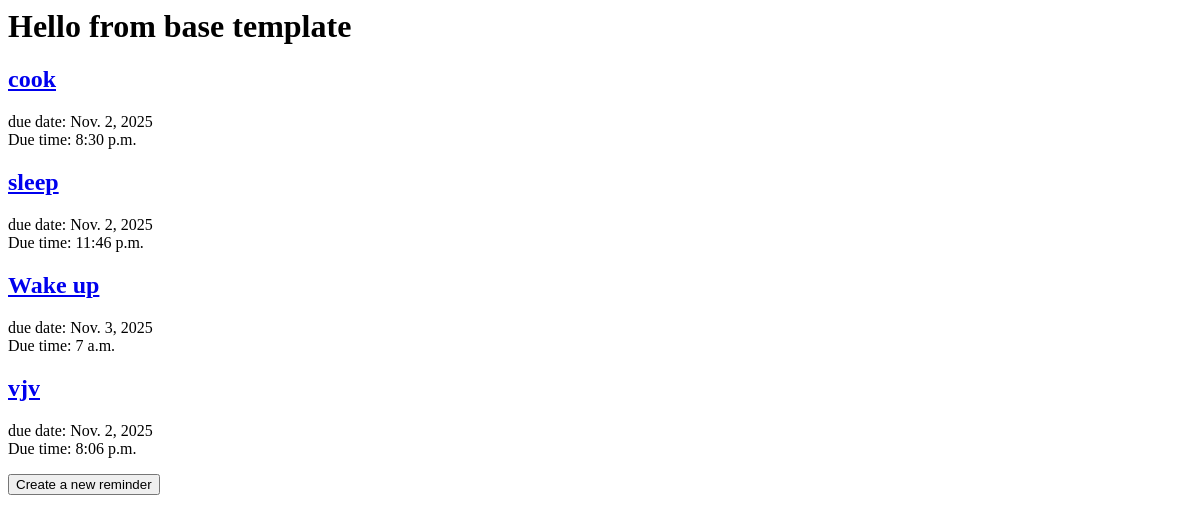
Before: / with the older database file.
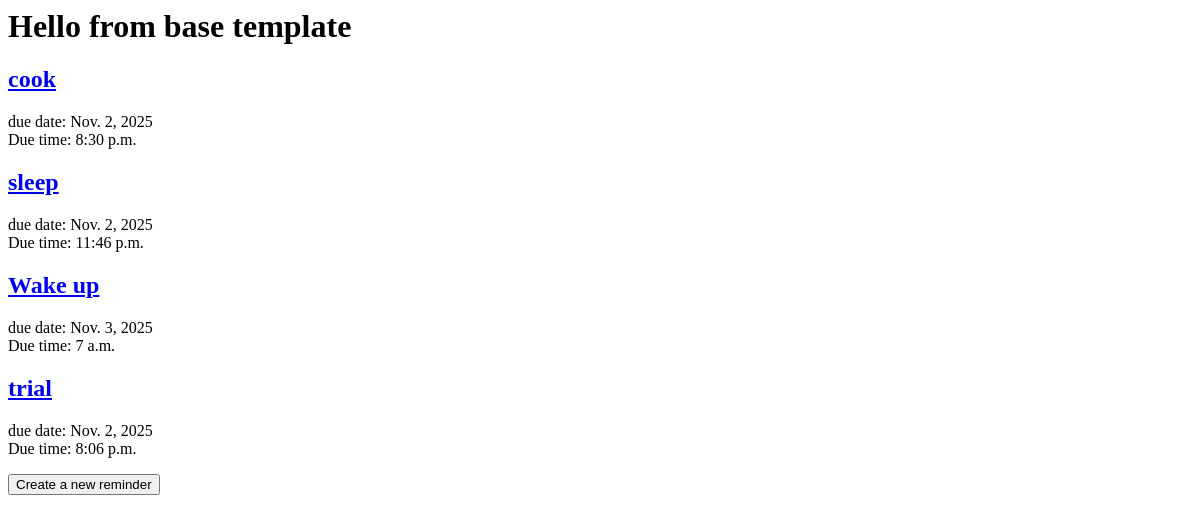
After: the same page with the newer database file.
### app1/models.py (models this page shows, shortened)
class Reminder(models.Model):
    title = models.CharField(max_length=200)
    description = models.TextField()
    created_at = models.DateTimeField(auto_now_add=True)
    due_date = models.DateField(default=date.today, null=True, blank=True)
    due_time = models.TimeField(default=datetime.now, null=True, blank=True)
    is_active = models.BooleanField(default=True)
    priority = models.IntegerField(default=1)
    completed = models.BooleanField(default=False)

### app1/views.py (the view)
# urls.py: path('', views.ReminderListView.as_view(), name='reminder_list'),
class ReminderListView(ListView):
    model = Reminder
    template_name = "reminder_list.html"

### Templates/reminder_list.html (shortened to what this page needs)
{% extends 'base.html' %}
{% block content %}
{% for reminder in object_list %}
    <a href="{% url 'reminder_detail' reminder.pk %}"><h2>{{ reminder.title }}</h2></a>
    due date: {{ reminder.due_date }} <br>
    Due time: {{ reminder.due_time }}
{% empty %}
    <p>No reminders available.</p>
{% endfor %}
<a href="{% url 'reminder_create' %}"><button>Create a new reminder</button></a>
{% endblock %}

### Templates/base.html (shortened to what this page needs)
<h1>Hello from base template</h1>
{% block content %}{% endblock %}

Changed rows visible on the page:
changed Reminder: title "vjv" → "trial"
